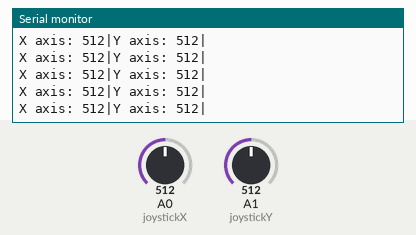
The sketch below on a simulated Arduino Uno, built with avr-gcc and run on an emulated ATmega328P. On the bench: the last lines printed to the serial monitor. The inputs (shaded band) are chosen by the test bench; at power-on: A1 (joystickY) = 512, A0 (joystickX) = 512. No radio packets arrive unless stated.

Above: at 1.2 s.
1.3 s: A1 (joystickY) set to 109
At 2.0 s:
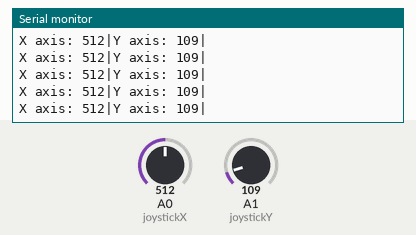
4.3 s: A1 (joystickY) set to 90
At 4.8 s:
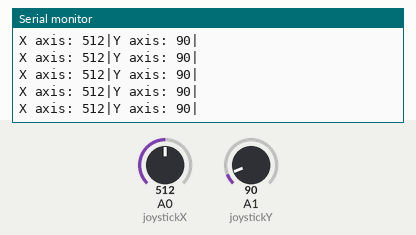
7.3 s: A0 (joystickX) set to 106
At 7.9 s:
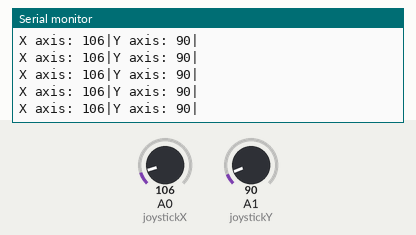
10.3 s: A0 (joystickX) set to 90
At 11.2 s:
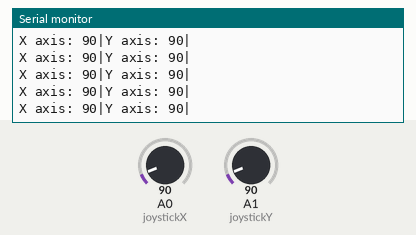
13.3 s: A1 (joystickY) set to 11
At 13.9 s:
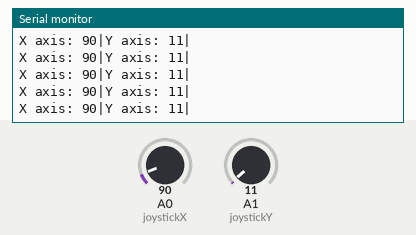
16.3 s: A1 (joystickY) set to 8
At 16.8 s:
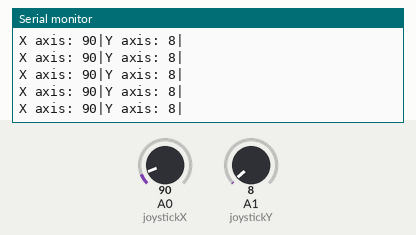
Timing chart, 0 to 18.8 s (numbered marks = the images above; inputs shaded):
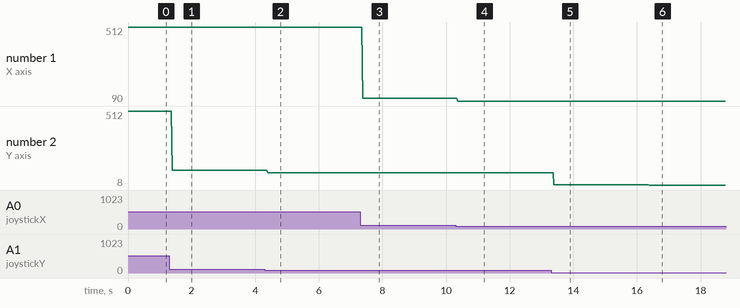

The sketch:

Skates_Transmitter.ino
```cpp
#include<SPI.h>
#include<RF24.h>
#include<nRF24L01.h>
int joystickX=A0;
int joystickY=A1;
int joystickXPos;
int joystickYPos;
int xyArr[2];

const byte address[6]="00001";
RF24 radio(7,8);

void setup()
{
  Serial.begin(9600);
  radio.begin();
  radio.openWritingPipe(address);
  radio.setPALevel(RF24_PA_MIN);
  radio.stopListening();
}

void loop()
{
  joystickXPos=analogRead(joystickX);
  joystickYPos=analogRead(joystickY);

  xyArr[0]=joystickXPos;
  xyArr[1]=joystickYPos;

  radio.write(&xyArr,sizeof(xyArr));

  Serial.print("X axis: ");
  Serial.print(xyArr[0]);
  Serial.print("|");
  Serial.print("Y axis: ");
  Serial.print(xyArr[1]);
  Serial.println("|");
}
```

Measured:
- after the input at 1.3 s, the serial monitor: prints a new line after 0.09 s (image 1)
- after the input at 4.3 s, the serial monitor: prints a new line after 0.09 s (image 2)
- after the input at 7.3 s, the serial monitor: prints a new line after 0.08 s (image 3)
- after the input at 10.3 s, the serial monitor: prints a new line after 0.07 s (image 4)
- after the input at 13.3 s, the serial monitor: prints a new line after 0.09 s (image 5)
- after the input at 16.3 s, the serial monitor: prints a new line after 0.08 s (image 6)
- plotted number 1: 512 → 106 after the input at 7.3 s
- plotted number 2: 512 → 109 after the input at 1.3 s, 109 → 90 after the input at 4.3 s, 90 → 11 after the input at 13.3 s, 11 → 8 after the input at 16.3 s
